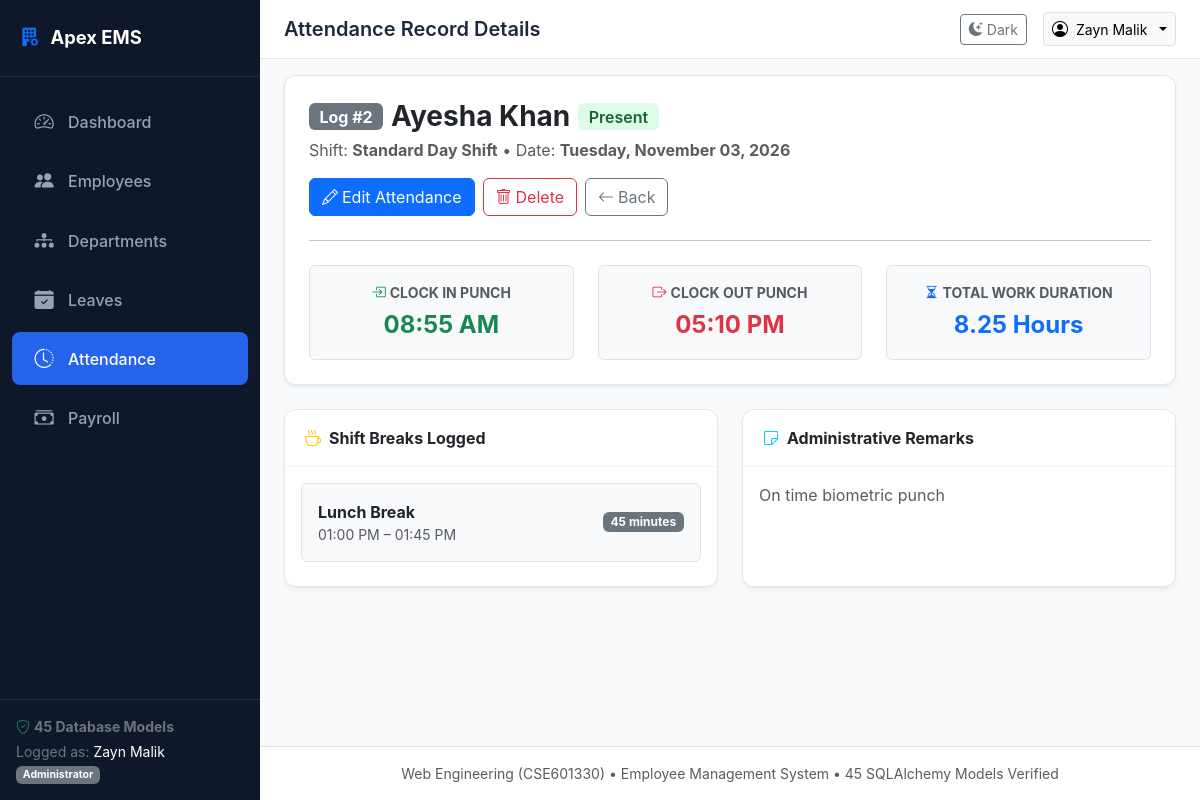
Screenshot of /attendance/2 (signed in) with the database file from the repository.
### models/attendance.py (models this page shows, shortened)
class AttendanceRecord(db.Model):
    __tablename__ = 'attendance_records'
    id = db.Column(db.Integer, primary_key=True)
    employee_id = db.Column(db.Integer, db.ForeignKey('employees.id'), nullable=False)
    shift_id = db.Column(db.Integer, db.ForeignKey('work_shifts.id'), nullable=True)
    work_date = db.Column(db.Date, nullable=False, default=date.today)
    check_in_time = db.Column(db.DateTime, nullable=True)
    check_out_time = db.Column(db.DateTime, nullable=True)
    total_work_hours = db.Column(db.Numeric(4, 2), default=0.0)
    status = db.Column(db.String(30), default='Present')  # Present, Late, Half-Day, Absent, On-Leave
    notes = db.Column(db.Text, nullable=True)
    employee = db.relationship('Employee', back_populates='attendance_records')
    shift = db.relationship('WorkShift', back_populates='attendance_records')
    breaks = db.relationship('AttendanceBreak', back_populates='attendance_record', cascade='all, delete-orphan', lazy=True)
    corrections = db.relationship('AttendanceCorrectionRequest', back_populates='attendance_record', cascade='all, delete-orphan', lazy=True)

class WorkShift(db.Model):
    __tablename__ = 'work_shifts'
    id = db.Column(db.Integer, primary_key=True)
    shift_name = db.Column(db.String(60), nullable=False)
    shift_code = db.Column(db.String(20), unique=True, nullable=False)
    start_time = db.Column(db.Time, nullable=False, default=time(9, 0))
    end_time = db.Column(db.Time, nullable=False, default=time(17, 0))
    grace_period_minutes = db.Column(db.Integer, default=15)
    half_day_hours = db.Column(db.Numeric(3, 1), default=4.0)
    schedules = db.relationship('EmployeeShiftSchedule', back_populates='shift', cascade='all, delete-orphan', lazy=True)
    attendance_records = db.relationship('AttendanceRecord', back_populates='shift', lazy=True)

class AttendanceBreak(db.Model):
    __tablename__ = 'attendance_breaks'
    id = db.Column(db.Integer, primary_key=True)
    attendance_record_id = db.Column(db.Integer, db.ForeignKey('attendance_records.id'), nullable=False)
    break_type = db.Column(db.String(50), default='Lunch')  # Lunch, Tea, Prayer, Rest
    break_start = db.Column(db.DateTime, nullable=False)
    break_end = db.Column(db.DateTime, nullable=True)
    break_duration_minutes = db.Column(db.Integer, default=0)
    attendance_record = db.relationship('AttendanceRecord', back_populates='breaks')

### models/employee.py (models this page shows, shortened)
class Employee(db.Model):
    __tablename__ = 'employees'
    id = db.Column(db.Integer, primary_key=True)
    employee_code = db.Column(db.String(20), unique=True, nullable=False)
    first_name = db.Column(db.String(60), nullable=False)
    last_name = db.Column(db.String(60), nullable=False)
    email = db.Column(db.String(120), unique=True, nullable=False)
    phone = db.Column(db.String(30), nullable=False)
    date_of_birth = db.Column(db.Date, nullable=False)
    gender = db.Column(db.String(20), nullable=False)  # Male, Female, Other
    hire_date = db.Column(db.Date, nullable=False, default=date.today)
    department_id = db.Column(db.Integer, db.ForeignKey('departments.id'), nullable=True)
    designation_id = db.Column(db.Integer, db.ForeignKey('designations.id'), nullable=True)
    employment_type = db.Column(db.String(30), default='Full-Time')  # Full-Time, Part-Time, Contract, Intern
    status = db.Column(db.String(30), default='Active')  # Active, On Leave, Terminated, Resigned
    created_at = db.Column(db.DateTime, default=datetime.utcnow)
    department = db.relationship('Department', foreign_keys=[department_id], back_populates='employees')
    designation = db.relationship('Designation', back_populates='employees')
    profile = db.relationship('EmployeeProfile', uselist=False, back_populates='employee', cascade='all, delete-orphan')
    emergency_contacts = db.relationship('EmployeeEmergencyContact', back_populates='employee', cascade='all, delete-orphan', lazy=True)
    education = db.relationship('EmployeeEducation', back_populates='employee', cascade='all, delete-orphan', lazy=True)
    experience = db.relationship('EmployeeExperience', back_populates='employee', cascade='all, delete-orphan', lazy=True)
    documents = db.relationship('EmployeeDocument', back_populates='employee', cascade='all, delete-orphan', lazy=True)
    bank_details = db.relationship('EmployeeBankDetail', back_populates='employee', cascade='all, delete-orphan', lazy=True)
    skills = db.relationship('EmployeeSkill', back_populates='employee', cascade='all, delete-orphan', lazy=True)
    notes = db.relationship('EmployeeNote', back_populates='employee', cascade='all, delete-orphan', lazy=True)
    assets = db.relationship('EmployeeAssetAssignment', back_populates='employee', cascade='all, delete-orphan', lazy=True)
    leave_requests = db.relationship('LeaveRequest', back_populates='employee', cascade='all, delete-orphan', lazy=True)
    leave_balances = db.relationship('LeaveBalance', back_populates='employee', cascade='all, delete-orphan', lazy=True)
    attendance_records = db.relationship('AttendanceRecord', back_populates='employee', cascade='all, delete-orphan', lazy=True)
    payroll_records = db.relationship('PayrollRecord', back_populates='employee', cascade='all, delete-orphan', lazy=True)
    salary_assignment = db.relationship('EmployeeSalaryAssignment', uselist=False, back_populates='employee', cascade='all, delete-orphan')
    user = db.relationship('User', uselist=False, back_populates='employee')
    @property
    def full_name(self):
        return f"{self.first_name} {self.last_name}"

### routes/attendance_routes.py (the view)
@attendance_bp.route('/<int:id>', methods=['GET'])
@login_required
def detail(id):
    record = AttendanceRecord.query.get_or_404(id)
    return render_template('attendance/detail.html', record=record)

### templates/attendance/detail.html (shortened to what this page needs)
{% extends "base.html" %}
{% block page_title %}Attendance Record Details{% endblock %}
{% block content %}
<div class="card mb-4 shadow-sm">
    <div class="card-body p-4">
        <div class="d-flex flex-wrap align-items-center justify-content-between gap-3">
            <div>
                <div class="d-flex align-items-center gap-2">
                    <span class="badge bg-secondary fs-6">Log #{{ record.id }}</span>
                    <h3 class="fw-bold mb-0">{{ record.employee.full_name if record.employee else 'Unknown' }}</h3>
                    <span class="badge {% if record.status == 'Present' %}badge-active{% elif record.status == 'Late' %}badge-pending{% else %}badge-rejected{% endif %} fs-6">
                        {{ record.status }}
                    </span>
                </div>
                <div class="text-muted mt-1">
                    <span>Shift: <strong>{{ record.shift.shift_name if record.shift else 'Standard Day Shift' }}</strong></span>
                    &bull;
                    <span>Date: <strong>{{ record.work_date.strftime('%A, %B %d, %Y') }}</strong></span>
                </div>
            </div>
            <div class="d-flex gap-2">
                <a href="{{ url_for('attendance.edit', id=record.id) }}" class="btn btn-primary">
                    <i class="bi bi-pencil me-1"></i>Edit Attendance
                </a>
                <form method="POST" action="{{ url_for('attendance.delete', id=record.id) }}" style="display:inline;">
                    <button type="submit" class="btn btn-outline-danger" data-confirm-delete data-item-name="Attendance for {{ record.employee.full_name }} on {{ record.work_date }}">
                        <i class="bi bi-trash me-1"></i>Delete
                    </button>
                </form>
                <a href="{{ url_for('attendance.list_attendance') }}" class="btn btn-outline-secondary">
                    <i class="bi bi-arrow-left me-1"></i>Back
                </a>
            </div>
        </div>
        <hr class="my-4">
        <div class="row g-4 text-center">
            <div class="col-md-4">
                <div class="p-3 bg-light rounded border">
                    <div class="text-muted small text-uppercase fw-bold"><i class="bi bi-box-arrow-in-right text-success me-1"></i>Clock In Punch</div>
                    <div class="fw-bold fs-4 text-success mt-1">
                        {{ record.check_in_time.strftime('%I:%M %p') if record.check_in_time else '—' }}
                    </div>
                </div>
            </div>
            <div class="col-md-4">
                <div class="p-3 bg-light rounded border">
                    <div class="text-muted small text-uppercase fw-bold"><i class="bi bi-box-arrow-right text-danger me-1"></i>Clock Out Punch</div>
                    <div class="fw-bold fs-4 text-danger mt-1">
                        {{ record.check_out_time.strftime('%I:%M %p') if record.check_out_time else '—' }}
                    </div>
                </div>
            </div>
            <div class="col-md-4">
                <div class="p-3 bg-light rounded border">
                    <div class="text-muted small text-uppercase fw-bold"><i class="bi bi-hourglass-split text-primary me-1"></i>Total Work Duration</div>
                    <div class="fw-bold fs-4 text-primary mt-1">
                        {{ record.total_work_hours }} Hours
                    </div>
                </div>
            </div>
        </div>
    </div>
</div>
<div class="row g-4">
    <div class="col-lg-6">
        <div class="card h-100">
            <div class="card-header fw-bold"><i class="bi bi-cup-hot me-2 text-warning"></i>Shift Breaks Logged</div>
            <div class="card-body">
                {% for b in record.breaks %}
                    <div class="p-3 border rounded mb-2 bg-light d-flex justify-content-between align-items-center">
                        <div>
                            <div class="fw-bold">{{ b.break_type }} Break</div>
                            <div class="small text-muted">{{ b.break_start.strftime('%I:%M %p') }} &ndash; {{ b.break_end.strftime('%I:%M %p') if b.break_end else 'Ongoing' }}</div>
                        </div>
                        <span class="badge bg-secondary">{{ b.break_duration_minutes }} minutes</span>
                    </div>
                {% else %}
                    <div class="text-muted small">No mid-shift break records registered.</div>
                {% endfor %}
            </div>
        </div>
    </div>
    <div class="col-lg-6">
        <div class="card h-100">
            <div class="card-header fw-bold"><i class="bi bi-sticky me-2 text-info"></i>Administrative Remarks</div>
            <div class="card-body">
                <p class="mb-0 text-muted">{{ record.notes or 'No operational notes attached to this punch log.' }}</p>
            </div>
        </div>
    </div>
</div>
{% endblock %}

### static/css/style.css (style rules this page uses)
:root { --primary-color: #2563eb; --primary-hover: #1d4ed8; --secondary-color: #475569; --success-color: #10b981; --danger-color: #ef4444; --warning-color: #f59e0b; --info-color: #06b6d4; --bg-light: #f8fafc; --sidebar-bg: #0f172a; --sidebar-hover: #1e293b; --sidebar-text: #94a3b8; --sidebar-active-text: #ffffff; --card-shadow: 0 4px 6px -1px rgba(0, 0, 0, 0.05), 0 2px 4px -2px rgba(0, 0, 0, 0.05); }
body { font-family: -apple-system, BlinkMacSystemFont, "Segoe UI", Roboto, "Helvetica Neue", Arial, sans-serif; background-color: var(--bg-light); color: #1e293b; min-height: 100vh; }
.card { border: 1px solid #e2e8f0; border-radius: 0.75rem; box-shadow: var(--card-shadow); transition: transform 0.2s, box-shadow 0.2s; }
.card-header { background-color: #ffffff; border-bottom: 1px solid #f1f5f9; font-weight: 600; padding: 1rem 1.25rem; border-top-left-radius: 0.75rem !important; border-top-right-radius: 0.75rem !important; }
.badge-active { background-color: #dcfce7; color: #166534; font-weight: 600; }

### rows the page displays
AttendanceRecord: id "2", status "Present", work_date "Tuesday, November 03, 2026", check_in_time "08:55 AM", check_out_time "05:10 PM", total_work_hours "8.25", notes "On time biometric punch"
Employee: employee "Ayesha Khan"
WorkShift: shift "Standard Day Shift"
AttendanceBreak: break_type "Lunch", break_start "01:00 PM", break_end "01:45 PM", break_duration_minutes "45"

### other values shown
{{ current_user_name }} "Zayn Malik"
{{ current_role }} "Administrator"
